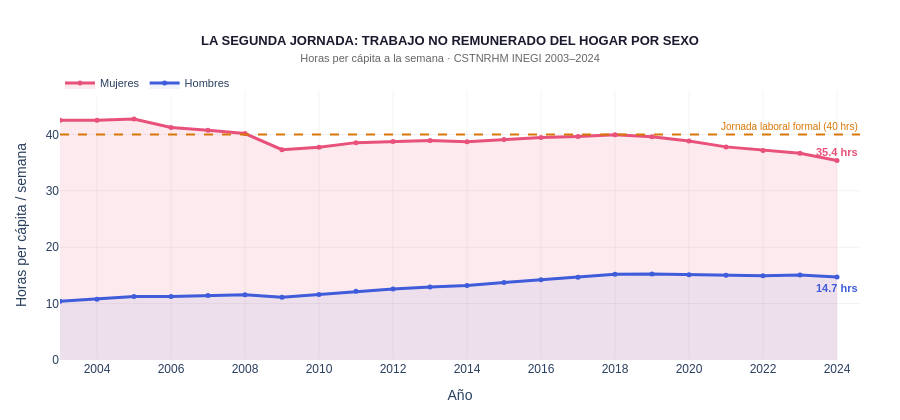

This figure's notebook cell:
### Code cell
# ══════════════════════════════════════════════════════════════════════════════
# GRÁFICA 1A — Serie de tiempo: horas totales + línea de jornada laboral formal
# ══════════════════════════════════════════════════════════════════════════════
JORNADA_FORMAL = 40  # horas/semana jornada laboral típica México

fig_serie = go.Figure()

# Área rellena para mujeres (enfatiza la magnitud)
fig_serie.add_trace(go.Scatter(
    x=df_muj_total['anio'], y=df_muj_total['horas_semana'],
    name='Mujeres',
    mode='lines+markers',
    line=dict(color=COLOR_FEMENINO, width=3),
    marker=dict(size=5),
    fill='tozeroy',
    fillcolor=f'rgba(232,81,122,0.12)',
    hovertemplate='<b>Mujeres %{x}</b><br>%{y:.1f} hrs/semana<extra></extra>'
))

# Línea hombres
fig_serie.add_trace(go.Scatter(
    x=df_hom_total['anio'], y=df_hom_total['horas_semana'],
    name='Hombres',
    mode='lines+markers',
    line=dict(color=COLOR_MASCULINO, width=3),
    marker=dict(size=5),
    fill='tozeroy',
    fillcolor=f'rgba(63,92,218,0.08)',
    hovertemplate='<b>Hombres %{x}</b><br>%{y:.1f} hrs/semana<extra></extra>'
))

# Línea de referencia: jornada laboral formal
fig_serie.add_hline(
    y=JORNADA_FORMAL, line_dash='dash', line_color=COLOR_BRECHA, line_width=2,
    annotation_text='Jornada laboral formal (40 hrs)',
    annotation_position='top right',
    annotation_font=dict(color=COLOR_BRECHA, size=10)
)

# Anotación en el último año
fig_serie.add_annotation(
    x=ultimo_anio, y=horas_muj + 1.5,
    text=f'<b>{horas_muj:.1f} hrs</b>',
    showarrow=False, font=dict(color=COLOR_FEMENINO, size=11)
)
fig_serie.add_annotation(
    x=ultimo_anio, y=horas_hom - 2,
    text=f'<b>{horas_hom:.1f} hrs</b>',
    showarrow=False, font=dict(color=COLOR_MASCULINO, size=11)
)

fig_serie.update_layout(
    **{k: v for k, v in CHART_LAYOUT.items() if k not in ('margin',)},
    margin=dict(l=60, r=40, t=90, b=60),
    title=dict(
        text='<b>LA SEGUNDA JORNADA: TRABAJO NO REMUNERADO DEL HOGAR POR SEXO</b><br>'
             '<span style="font-size:11px;color:#666">Horas per cápita a la semana · CSTNRHM INEGI 2003–2024</span>',
        font=dict(size=13, color='#1a1a2e'), x=0.5, xanchor='center'
    ),
    height=420,
    xaxis=dict(title='Año', gridcolor='rgba(0,0,0,0.05)', dtick=2),
    yaxis=dict(
        title='Horas per cápita / semana',
        gridcolor='rgba(0,0,0,0.06)',
        range=[0, max(df_muj_total['horas_semana'].max(), JORNADA_FORMAL) * 1.12]
    ),
)

fig_serie.show(config={'toImageButtonOptions': {'filename': 'jornada_no_remunerada_serie', 'format': 'png'}})

### Figure 1 — Plotly figure (JSON) as saved in the notebook; plotly's stock layout.template omitted (floating-point values rounded to 4 significant figures)
{"data": [{"fill": "tozeroy", "fillcolor": "rgba(232,81,122,0.12)", "hovertemplate": "<b>Mujeres %{x}</b><br>%{y:.1f} hrs/semana<extra></extra>", "line": {"color": "#e8517a", "width": 3}, "marker": {"size": 5}, "mode": "lines+markers", "name": "Mujeres", "type": "scatter", "x": [2003, 2004, 2005, 2006, 2007, 2008, 2009, 2010, 2011, 2012, 2013, 2014, 2015, 2016, 2017, 2018, 2019, 2020, 2021, 2022, 2023, 2024], "y": [42.52, 42.5, 42.74, 41.23, 40.73, 40.16, 37.29, 37.73, 38.54, 38.74, 38.91, 38.68, 39.08, 39.45, 39.63, 39.92, 39.6, 38.82, 37.79, 37.16, 36.65, 35.36]}, {"fill": "tozeroy", "fillcolor": "rgba(63,92,218,0.08)", "hovertemplate": "<b>Hombres %{x}</b><br>%{y:.1f} hrs/semana<extra></extra>", "line": {"color": "#3f5cda", "width": 3}, "marker": {"size": 5}, "mode": "lines+markers", "name": "Hombres", "type": "scatter", "x": [2003, 2004, 2005, 2006, 2007, 2008, 2009, 2010, 2011, 2012, 2013, 2014, 2015, 2016, 2017, 2018, 2019, 2020, 2021, 2022, 2023, 2024], "y": [10.41, 10.79, 11.28, 11.26, 11.43, 11.55, 11.13, 11.63, 12.21, 12.58, 12.93, 13.21, 13.73, 14.23, 14.68, 15.19, 15.24, 15.1, 15.01, 14.92, 15.06, 14.71]}], "layout": {"annotations": [{"font": {"color": "#d97706", "size": 10}, "showarrow": false, "text": "Jornada laboral formal (40 hrs)", "x": 1, "xanchor": "right", "xref": "x domain", "y": 40, "yanchor": "bottom", "yref": "y"}, {"font": {"color": "#e8517a", "size": 11}, "showarrow": false, "text": "<b>35.4 hrs</b>", "x": 2024, "y": 36.86}, {"font": {"color": "#3f5cda", "size": 11}, "showarrow": false, "text": "<b>14.7 hrs</b>", "x": 2024, "y": 12.71}], "font": {"family": "DM Sans, Arial, sans-serif", "size": 12}, "height": 420, "legend": {"font": {"size": 11}, "orientation": "h", "x": 0, "y": 1.08}, "margin": {"b": 60, "l": 60, "r": 40, "t": 90}, "paper_bgcolor": "white", "plot_bgcolor": "white", "shapes": [{"line": {"color": "#d97706", "dash": "dash", "width": 2}, "type": "line", "x0": 0, "x1": 1, "xref": "x domain", "y0": 40, "y1": 40, "yref": "y"}], "title": {"font": {"color": "#1a1a2e", "size": 13}, "text": "<b>LA SEGUNDA JORNADA: TRABAJO NO REMUNERADO DEL HOGAR POR SEXO</b><br><span style=\"font-size:11px;color:#666\">Horas per cápita a la semana · CSTNRHM INEGI 2003–2024</span>", "x": 0.5, "xanchor": "center"}, "xaxis": {"dtick": 2, "gridcolor": "rgba(0,0,0,0.05)", "title": {"text": "Año"}}, "yaxis": {"gridcolor": "rgba(0,0,0,0.06)", "range": [0, 47.87], "title": {"text": "Horas per cápita / semana"}}}}
